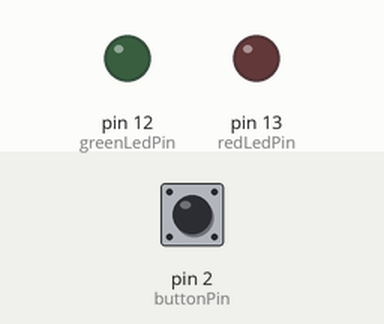
A sketch run on a simulated Arduino Uno, built with avr-gcc and run on an emulated ATmega328P. On the bench: output pins drawn as LEDs (lit = HIGH). The inputs (shaded band) are chosen by the test bench; at power-on: pin 2 (buttonPin) HIGH. What the sketch prints to the serial monitor is not drawn.

Above: at 1.2 s.
1.3 s: pin 2 (buttonPin) pulled LOW for 0.15 s
At 1.8 s:
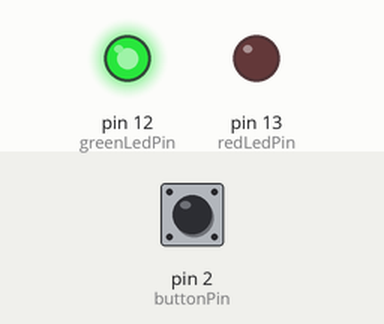
3.5 s: pin 2 (buttonPin) pulsed LOW 2 times (0.12 s each, 0.3 s apart)
At 4.2 s:
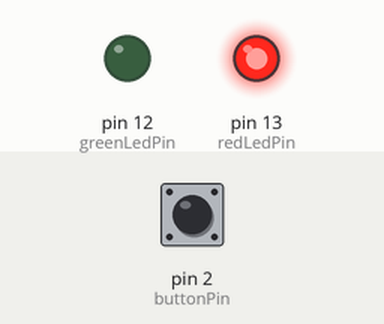
Timing chart, 0 to 6.5 s (numbered marks = the images above; inputs shaded):
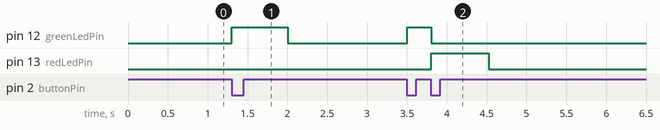

The sketch:

MorseCode.ino
```cpp
const int buttonPin = 2;
const int greenLedPin = 12;
const int redLedPin =  13;

const float T = 500;
const float dotTime = T;  //Endre disse til noe som passer
const float dashTime = 3*T;
const float letterPauseTime = 3*T;
const float wordPauseTime = 7*T;

const int dotSignal = 0;
const int dashSignal = 1;
const int letterPauseSignal = 2;
const int wordPauseSignal = 3;

int previousButtonState = LOW;

long previousButtonChangeTime = millis();
long lastSentMessageTime = millis();

boolean hasSentLetterPauseSinceLastMessage = true;
boolean hasSentWordPauseSinceLastMessage = true;

void setup() {
    Serial.begin(9600);

    // initialize the LED pin as an output:
    pinMode(greenLedPin, OUTPUT);
    pinMode(redLedPin, OUTPUT);

    // initialize the pushbutton pin as an input:
    pinMode(buttonPin, INPUT);
}

void loop() {
    int buttonState = digitalRead(buttonPin);

    //Sjekker aktive press
    if (previousButtonState == HIGH && buttonState == LOW) {
        long deltaSinceButtonChange = millis() - previousButtonChangeTime;

        if (deltaSinceButtonChange > dotTime) {
            digitalWrite(greenLedPin, HIGH);
            digitalWrite(redLedPin, LOW);
            Serial.print(dashSignal);
        } else {
            digitalWrite(redLedPin, HIGH);
            digitalWrite(greenLedPin, LOW);
            Serial.print(dotSignal);
        }
        lastSentMessageTime = millis();
        hasSentLetterPauseSinceLastMessage = false;
        hasSentWordPauseSinceLastMessage = false;
    }


    //Sjekker pausene
    long deltaSinceLastMessage = millis() - lastSentMessageTime;
    if(deltaSinceLastMessage > 700){
      digitalWrite(redLedPin,LOW);
      digitalWrite(greenLedPin,LOW);
    }
    if (deltaSinceLastMessage > letterPauseTime && deltaSinceLastMessage < wordPauseTime && !hasSentLetterPauseSinceLastMessage) {

        Serial.print(letterPauseSignal);
        hasSentLetterPauseSinceLastMessage = true;

    } else if (deltaSinceLastMessage > wordPauseTime && !hasSentWordPauseSinceLastMessage) {

        Serial.print(wordPauseSignal);
        hasSentWordPauseSinceLastMessage = true;

    }


    if (previousButtonState != buttonState) {
        previousButtonState = buttonState;
        previousButtonChangeTime = millis();
    }

    // A tiny delay to remove some latency issues
    delay(20);
}
```

Measured:
- after the input at 1.3 s, pin 12 (greenLedPin): LOW → HIGH at once, → LOW 0.70 s later
- after the input at 3.5 s, pin 12 (greenLedPin): LOW → HIGH at once, → LOW 0.30 s later; pin 13 (redLedPin): LOW → HIGH after 0.31 s, → LOW 0.72 s later
